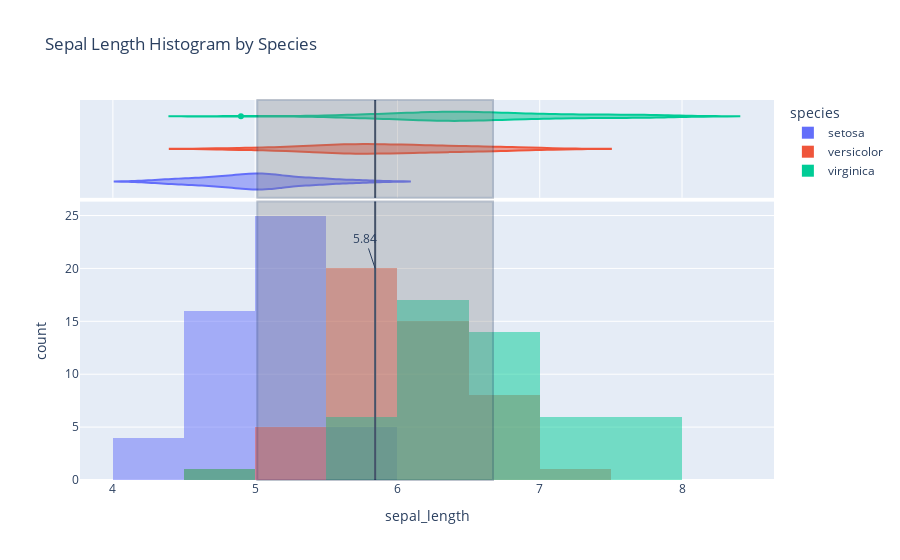

The code cell stored with this chart in its notebook:
### Code cell
fig3 = px.histogram(
    iris
    , x = 'sepal_length'
    , color = 'species'
    , title = 'Sepal Length Histogram by Species'
    , barmode = 'overlay'
    , marginal = 'violin'
)

fig3.add_vline(
    x = avg
)

fig3.add_annotation(
    x = avg
    , y = 20
    , text = '{:.2f}'.format(avg)
)

fig3.add_vrect(
    x0 = avg-std
    , x1 = avg+std
    , fillcolor = ' gray'
    , opacity = .3
)

fig3.show()

### Figure 1 — Plotly figure (JSON) as saved in the notebook; plotly's stock layout.template omitted (floating-point values rounded to 4 significant figures)
{"data": [{"alignmentgroup": "True", "bingroup": "x", "hovertemplate": "species=setosa<br>sepal_length=%{x}<br>count=%{y}<extra></extra>", "legendgroup": "setosa", "marker": {"color": "#636efa", "opacity": 0.5, "pattern": {"shape": ""}}, "name": "setosa", "offsetgroup": "setosa", "orientation": "v", "showlegend": true, "type": "histogram", "x": [5.1, 4.9, 4.7, 4.6, 5, 5.4, 4.6, 5, 4.4, 4.9, 5.4, 4.8, 4.8, 4.3, 5.8, 5.7, 5.4, 5.1, 5.7, 5.1, 5.4, 5.1, 4.6, 5.1, 4.8, 5, 5, 5.2, 5.2, 4.7, 4.8, 5.4, 5.2, 5.5, 4.9, 5, 5.5, 4.9, 4.4, 5.1, 5, 4.5, 4.4, 5, 5.1, 4.8, 5.1, 4.6, 5.3, 5], "xaxis": "x", "yaxis": "y"}, {"alignmentgroup": "True", "hovertemplate": "species=setosa<br>sepal_length=%{x}<extra></extra>", "legendgroup": "setosa", "marker": {"color": "#636efa"}, "name": "setosa", "offsetgroup": "setosa", "scalegroup": "x", "showlegend": false, "type": "violin", "x": [5.1, 4.9, 4.7, 4.6, 5, 5.4, 4.6, 5, 4.4, 4.9, 5.4, 4.8, 4.8, 4.3, 5.8, 5.7, 5.4, 5.1, 5.7, 5.1, 5.4, 5.1, 4.6, 5.1, 4.8, 5, 5, 5.2, 5.2, 4.7, 4.8, 5.4, 5.2, 5.5, 4.9, 5, 5.5, 4.9, 4.4, 5.1, 5, 4.5, 4.4, 5, 5.1, 4.8, 5.1, 4.6, 5.3, 5], "xaxis": "x2", "yaxis": "y2"}, {"alignmentgroup": "True", "bingroup": "x", "hovertemplate": "species=versicolor<br>sepal_length=%{x}<br>count=%{y}<extra></extra>", "legendgroup": "versicolor", "marker": {"color": "#EF553B", "opacity": 0.5, "pattern": {"shape": ""}}, "name": "versicolor", "offsetgroup": "versicolor", "orientation": "v", "showlegend": true, "type": "histogram", "x": [7, 6.4, 6.9, 5.5, 6.5, 5.7, 6.3, 4.9, 6.6, 5.2, 5, 5.9, 6, 6.1, 5.6, 6.7, 5.6, 5.8, 6.2, 5.6, 5.9, 6.1, 6.3, 6.1, 6.4, 6.6, 6.8, 6.7, 6, 5.7, 5.5, 5.5, 5.8, 6, 5.4, 6, 6.7, 6.3, 5.6, 5.5, 5.5, 6.1, 5.8, 5, 5.6, 5.7, 5.7, 6.2, 5.1, 5.7], "xaxis": "x", "yaxis": "y"}, {"alignmentgroup": "True", "hovertemplate": "species=versicolor<br>sepal_length=%{x}<extra></extra>", "legendgroup": "versicolor", "marker": {"color": "#EF553B"}, "name": "versicolor", "offsetgroup": "versicolor", "scalegroup": "x", "showlegend": false, "type": "violin", "x": [7, 6.4, 6.9, 5.5, 6.5, 5.7, 6.3, 4.9, 6.6, 5.2, 5, 5.9, 6, 6.1, 5.6, 6.7, 5.6, 5.8, 6.2, 5.6, 5.9, 6.1, 6.3, 6.1, 6.4, 6.6, 6.8, 6.7, 6, 5.7, 5.5, 5.5, 5.8, 6, 5.4, 6, 6.7, 6.3, 5.6, 5.5, 5.5, 6.1, 5.8, 5, 5.6, 5.7, 5.7, 6.2, 5.1, 5.7], "xaxis": "x2", "yaxis": "y2"}, {"alignmentgroup": "True", "bingroup": "x", "hovertemplate": "species=virginica<br>sepal_length=%{x}<br>count=%{y}<extra></extra>", "legendgroup": "virginica", "marker": {"color": "#00cc96", "opacity": 0.5, "pattern": {"shape": ""}}, "name": "virginica", "offsetgroup": "virginica", "orientation": "v", "showlegend": true, "type": "histogram", "x": [6.3, 5.8, 7.1, 6.3, 6.5, 7.6, 4.9, 7.3, 6.7, 7.2, 6.5, 6.4, 6.8, 5.7, 5.8, 6.4, 6.5, 7.7, 7.7, 6, 6.9, 5.6, 7.7, 6.3, 6.7, 7.2, 6.2, 6.1, 6.4, 7.2, 7.4, 7.9, 6.4, 6.3, 6.1, 7.7, 6.3, 6.4, 6, 6.9, 6.7, 6.9, 5.8, 6.8, 6.7, 6.7, 6.3, 6.5, 6.2, 5.9], "xaxis": "x", "yaxis": "y"}, {"alignmentgroup": "True", "hovertemplate": "species=virginica<br>sepal_length=%{x}<extra></extra>", "legendgroup": "virginica", "marker": {"color": "#00cc96"}, "name": "virginica", "offsetgroup": "virginica", "scalegroup": "x", "showlegend": false, "type": "violin", "x": [6.3, 5.8, 7.1, 6.3, 6.5, 7.6, 4.9, 7.3, 6.7, 7.2, 6.5, 6.4, 6.8, 5.7, 5.8, 6.4, 6.5, 7.7, 7.7, 6, 6.9, 5.6, 7.7, 6.3, 6.7, 7.2, 6.2, 6.1, 6.4, 7.2, 7.4, 7.9, 6.4, 6.3, 6.1, 7.7, 6.3, 6.4, 6, 6.9, 6.7, 6.9, 5.8, 6.8, 6.7, 6.7, 6.3, 6.5, 6.2, 5.9], "xaxis": "x2", "yaxis": "y2"}], "layout": {"annotations": [{"text": "5.84", "x": 5.843, "y": 20}], "barmode": "overlay", "legend": {"title": {"text": "species"}, "tracegroupgap": 0}, "shapes": [{"type": "line", "x0": 5.843, "x1": 5.843, "xref": "x", "y0": 0, "y1": 1, "yref": "y domain"}, {"type": "line", "x0": 5.843, "x1": 5.843, "xref": "x2", "y0": 0, "y1": 1, "yref": "y2 domain"}, {"fillcolor": " gray", "opacity": 0.3, "type": "rect", "x0": 5.015, "x1": 6.671, "xref": "x", "y0": 0, "y1": 1, "yref": "y domain"}, {"fillcolor": " gray", "opacity": 0.3, "type": "rect", "x0": 5.015, "x1": 6.671, "xref": "x2", "y0": 0, "y1": 1, "yref": "y2 domain"}], "title": {"text": "Sepal Length Histogram by Species"}, "xaxis": {"anchor": "y", "domain": [0, 1], "title": {"text": "sepal_length"}}, "xaxis2": {"anchor": "y2", "domain": [0, 1], "matches": "x", "showgrid": true, "showticklabels": false}, "yaxis": {"anchor": "x", "domain": [0, 0.7326], "title": {"text": "count"}}, "yaxis2": {"anchor": "x2", "domain": [0.7426, 1], "matches": "y2", "showgrid": false, "showline": false, "showticklabels": false, "ticks": ""}}}
